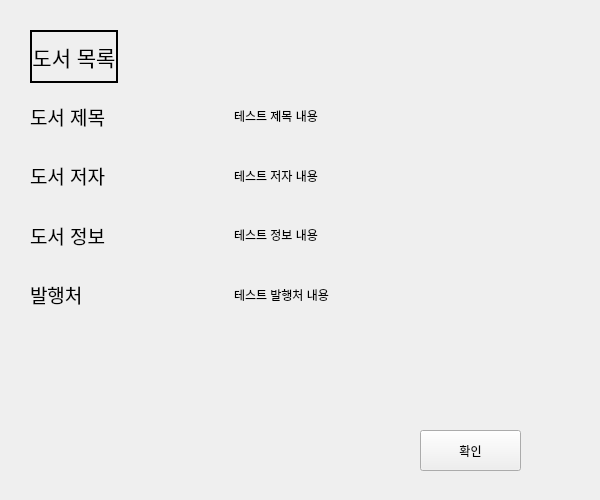
<?xml version="1.0" encoding="UTF-8"?>
<ui version="4.0">
 <class>Form</class>
 <widget class="QWidget" name="Form">
  <property name="geometry">
   <rect>
    <x>0</x>
    <y>0</y>
    <width>600</width>
    <height>500</height>
   </rect>
  </property>
  <property name="windowTitle">
   <string>Form</string>
  </property>
  <widget class="QWidget" name="verticalLayoutWidget">
   <property name="geometry">
    <rect>
     <x>30</x>
     <y>30</y>
     <width>401</width>
     <height>291</height>
    </rect>
   </property>
   <layout class="QVBoxLayout" name="verticalLayout">
    <item>
     <layout class="QHBoxLayout" name="horizontalLayout_5">
      <item>
       <widget class="QLabel" name="header_label">
        <property name="font">
         <font>
          <pointsize>16</pointsize>
         </font>
        </property>
        <property name="frameShape">
         <enum>QFrame::Shape::WinPanel</enum>
        </property>
        <property name="frameShadow">
         <enum>QFrame::Shadow::Plain</enum>
        </property>
        <property name="lineWidth">
         <number>1</number>
        </property>
        <property name="midLineWidth">
         <number>0</number>
        </property>
        <property name="text">
         <string>도서 목록</string>
        </property>
        <property name="alignment">
         <set>Qt::AlignmentFlag::AlignCenter</set>
        </property>
       </widget>
      </item>
      <item>
       <spacer name="horizontalSpacer">
        <property name="orientation">
         <enum>Qt::Orientation::Horizontal</enum>
        </property>
        <property name="sizeHint" stdset="0">
         <size>
          <width>40</width>
          <height>20</height>
         </size>
        </property>
       </spacer>
      </item>
     </layout>
    </item>
    <item>
     <layout class="QHBoxLayout" name="horizontalLayout">
      <item>
       <widget class="QLabel" name="title_label">
        <property name="font">
         <font>
          <pointsize>14</pointsize>
         </font>
        </property>
        <property name="text">
         <string>도서 제목</string>
        </property>
       </widget>
      </item>
      <item>
       <widget class="QLabel" name="title_text">
        <property name="text">
         <string>테스트 제목 내용</string>
        </property>
       </widget>
      </item>
     </layout>
    </item>
    <item>
     <layout class="QHBoxLayout" name="horizontalLayout_2">
      <item>
       <widget class="QLabel" name="author_label">
        <property name="font">
         <font>
          <pointsize>14</pointsize>
         </font>
        </property>
        <property name="text">
         <string>도서 저자</string>
        </property>
       </widget>
      </item>
      <item>
       <widget class="QLabel" name="author_text">
        <property name="text">
         <string>테스트 저자 내용</string>
        </property>
       </widget>
      </item>
     </layout>
    </item>
    <item>
     <layout class="QHBoxLayout" name="horizontalLayout_3">
      <item>
       <widget class="QLabel" name="info_label">
        <property name="font">
         <font>
          <pointsize>14</pointsize>
         </font>
        </property>
        <property name="text">
         <string>도서 정보</string>
        </property>
       </widget>
      </item>
      <item>
       <widget class="QLabel" name="info_text">
        <property name="text">
         <string>테스트 정보 내용</string>
        </property>
        <property name="textFormat">
         <enum>Qt::TextFormat::AutoText</enum>
        </property>
        <property name="alignment">
         <set>Qt::AlignmentFlag::AlignLeading|Qt::AlignmentFlag::AlignLeft|Qt::AlignmentFlag::AlignVCenter</set>
        </property>
       </widget>
      </item>
     </layout>
    </item>
    <item>
     <layout class="QHBoxLayout" name="horizontalLayout_4">
      <item>
       <widget class="QLabel" name="publi_label">
        <property name="font">
         <font>
          <pointsize>14</pointsize>
         </font>
        </property>
        <property name="text">
         <string>발행처</string>
        </property>
       </widget>
      </item>
      <item>
       <widget class="QLabel" name="publi_text">
        <property name="text">
         <string>테스트 발행처 내용</string>
        </property>
       </widget>
      </item>
     </layout>
    </item>
   </layout>
  </widget>
  <widget class="QPushButton" name="cancel_btn">
   <property name="geometry">
    <rect>
     <x>420</x>
     <y>430</y>
     <width>101</width>
     <height>41</height>
    </rect>
   </property>
   <property name="text">
    <string>확인</string>
   </property>
  </widget>
 </widget>
 <resources/>
 <connections/>
</ui>
